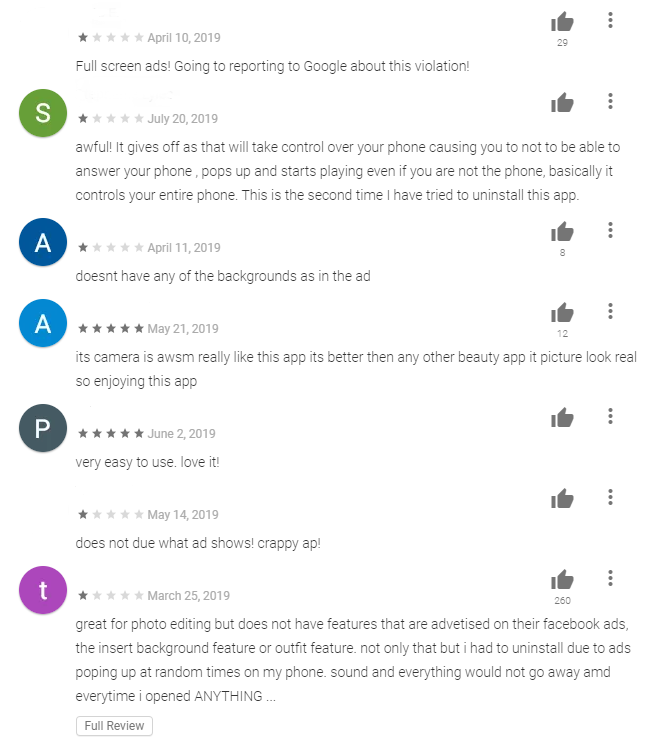
#> input picture review1.png, 660 x 743 px
$ jupyter execute --allow-errors TS_practical_SakinaNomi.ipynb   (shell and % lines are left out)
#> lines starting #> are read from the running program, lines starting #| are printed output that depends on the picture
[cell 1]
import pandas as pd
import numpy as np
import matplotlib.pyplot as plt

from sklearn.linear_model import LinearRegression

### Step 1:create the dataframe

[cell 2]
x=["2005","2006","2007","2008","2009"]
y=[12,19,29,37,45]

[cell 3]
df=pd.DataFrame(list(zip(x, y)),
               columns =['year', 'sales'])
df

### Step2: Analyize the dataframe

[cell 4]
df.shape

[cell 5]
df.year.dtype

[cell 6]
df.sales.dtype

### Step 3: visualize the data

[cell 7]
plt.plot(df.year,df.sales)
plt.xlabel("year")
plt.ylabel("Sales")
plt.title("Sales per year")
plt.show()
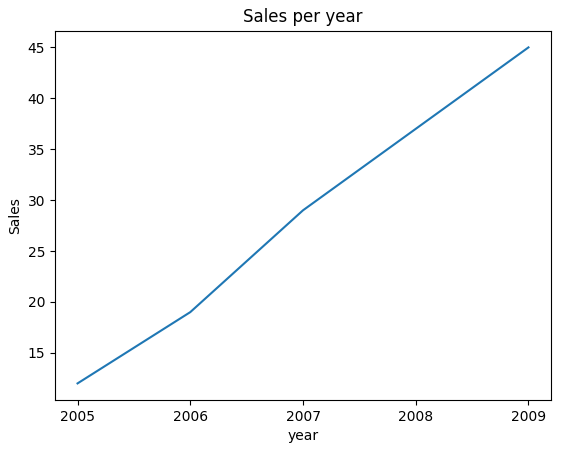
#> figure drawn by matplotlib, 1 panel

### we see there is linear relation between the variables, and hence we can use linear regression

[cell 8]
X=df[['year']]

[cell 9]
Y=df[['sales']]

[cell 10]
model=LinearRegression()

[cell 11]
model.fit(X,Y)

[cell 12]
model.coef_

[cell 13]
model.intercept_

[cell 14]
import warnings
warnings.filterwarnings("ignore")

[cell 15]
model.predict([[2011]])

### Compare the graphs

[cell 16]
plt.scatter(df.year,df.sales)
plt.plot(df.year,model.predict(df[['year']]),color='red')
plt.show()
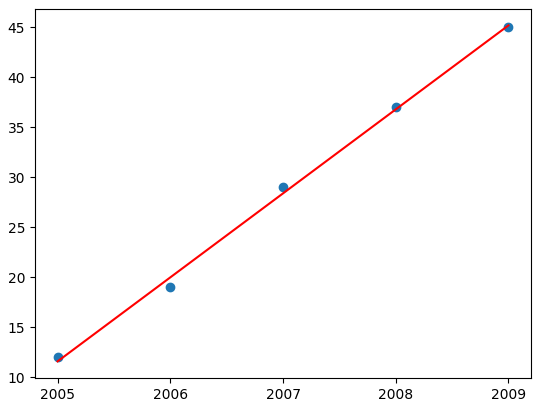
#> figure drawn by matplotlib, 1 panel

### End

### Step 1:Function to extract text from images

[cell 17]
from PIL import Image
from pytesseract import pytesseract

[cell 18]
def text_from_image(path):
    # Defining paths to tesseract.exe
    # and the image we would be using
#> called with path = 'review1.png'
    path_to_tesseract = r"C:\Program Files\Tesseract-OCR\tesseract.exe"
    image_path = path

    # Opening the image & storing it in an image object
    img = Image.open(image_path)
#> img is the input picture: PIL image 660x743 RGB; mean R, G, B 246.5, 247.2, 247.8

    # Providing the tesseract executable
    # location to pytesseract library
    pytesseract.tesseract_cmd = path_to_tesseract

    # Passing the image object to image_to_string() function
    # This function will extract the text from the image
    text = pytesseract.image_to_string(img)

    # Displaying the extracted text
    #print(text)

    return text

#> (a cell that did not finish here is left out)

### Removing \n from the text

[cell 20]
res = []

#> (the rest of this cell did not finish here and is left out)

### removing the dates

[cell 21]
final=[]
for string in res:
    t=string.split()
    ans=""
    for ele in t:
        if(ele=="January"or ele=="February"or ele=="March"or ele=="April"or ele=="May"or ele=="June" or ele=="July" or ele=="August"or ele=="September"or ele=="October"or ele=="November"or ele=="December"):
            continue
        else:
            ans+=" "+ele
    for ele in ans:
        if ele.isdigit():
            ans = ans.replace(ele, "")

    final.append(ans)
print(final)

### Sentiment Analysis on the reviews

[cell 22]
# import SentimentIntensityAnalyzer class
# from vaderSentiment.vaderSentiment module.
from vaderSentiment.vaderSentiment import SentimentIntensityAnalyzer

[cell 23]
# function to print sentiments
# of the sentence.
def sentiment_scores(sentence):

    # Create a SentimentIntensityAnalyzer object.
    sid_obj = SentimentIntensityAnalyzer()

    # polarity_scores method of SentimentIntensityAnalyzer object gives a sentiment dictionary.
    # which contains pos, neg, neu, and compound scores.
    sentiment_dict = sid_obj.polarity_scores(sentence)

    print("Overall sentiment dictionary is : ", sentiment_dict)
    print("sentence is ", sentiment_dict['neg']*100, "% Negative")
    print("sentence is ", sentiment_dict['neu']*100, "% Neutral")
    print("sentence was rated as ", sentiment_dict['pos']*100, "% Positive")

    print("Sentence Overall Rated As", end = " ")

    # decide sentiment as positive, negative and neutral
    if sentiment_dict['compound'] >= 0.05 :
        print("Positive")

    elif sentiment_dict['compound'] <= - 0.05 :
        print("Negative")

    else :
        print("Neutral")

[cell 24]
for sen in final:
    sentiment_scores(sen)
    print("***************")
